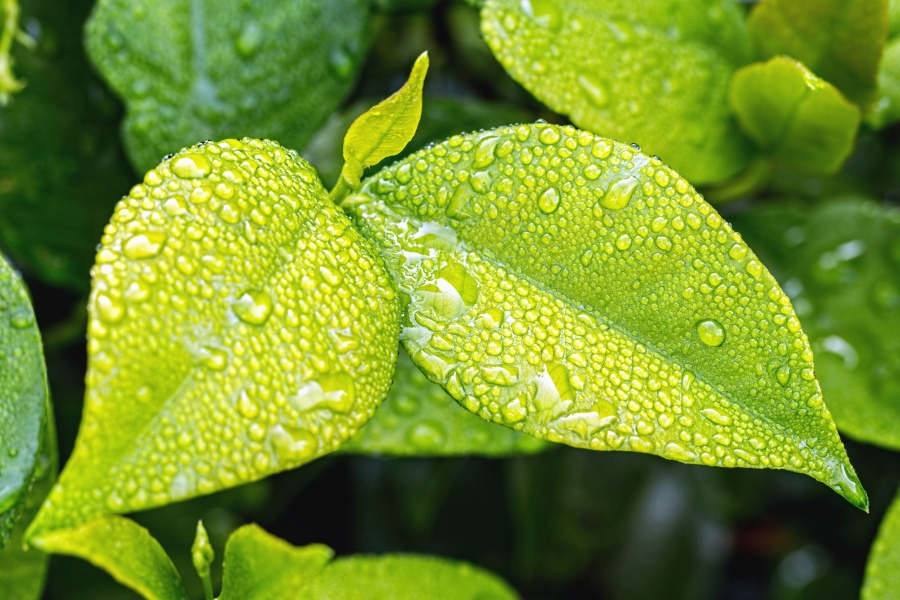
#> input picture inp.jpg, 900 x 600 px
$ python histogram_manual.py
#> lines starting #> are read from the running program, lines starting #| are printed output that depends on the picture
from PIL import Image
import matplotlib.pyplot as plt

# --- Histogram teks per‐channel ---
def tampilkan_histogram_teks_rgb(hists, judul):
    print(f"\n{judul}")
    print("Channel | Intensitas : Jumlah Piksel | Visualisasi")
    print("-" * 70)
    colors = {'R':'\033[31m', 'G':'\033[32m', 'B':'\033[34m'}  # ANSI merah/hijau/biru
    reset = '\033[0m'
    for ch, hist in hists.items():
        max_val = max(hist)
        print(f"{ch} channel:")
        for i in range(256):
            if hist[i] > 0:
                bar = '█' * int((hist[i] / max_val) * 40)
                print(f"  {str(i).rjust(3)} : {str(hist[i]).rjust(7)} | {colors[ch]}{bar}{reset}")
        print()

# --- Hitung histogram RGB ---
def hitung_histogram_rgb(img):
    w, h = img.size
    hists = {'R':[0]*256, 'G':[0]*256, 'B':[0]*256}
    for y in range(h):
        for x in range(w):
            r,g,b = img.getpixel((x,y))
            hists['R'][r] += 1
            hists['G'][g] += 1
            hists['B'][b] += 1
    return hists

# --- CDF per‐channel ---
def hitung_cdf(hist):
    cdf = [0]*256
    cdf[0] = hist[0]
    for i in range(1,256):
        cdf[i] = cdf[i-1] + hist[i]
    return cdf

# --- Equalization per channel ---
def equalize_rgb(img):
    w,h = img.size
    hists = hitung_histogram_rgb(img)
    cdfs = {ch: hitung_cdf(hists[ch]) for ch in hists}
    total = w*h
    eq_map = {}
    for ch in cdfs:
        cdf = cdfs[ch]
        cdf_min = min(val for val in cdf if val>0)
        eq_map[ch] = [ round((cdf[i]-cdf_min)/(total-cdf_min)*255) for i in range(256) ]

    out = Image.new('RGB', img.size)
    out_hists = {'R':[0]*256,'G':[0]*256,'B':[0]*256}
    for y in range(h):
        for x in range(w):
            r,g,b = img.getpixel((x,y))
            nr = eq_map['R'][r]
            ng = eq_map['G'][g]
            nb = eq_map['B'][b]
            out.putpixel((x,y), (nr,ng,nb))
            out_hists['R'][nr] += 1
            out_hists['G'][ng] += 1
            out_hists['B'][nb] += 1

    return out, out_hists

# --- Specification per channel (sumber→target) ---
def specify_rgb(src, tgt):
    w,h = src.size
    h_src = hitung_histogram_rgb(src)
    h_tgt = hitung_histogram_rgb(tgt)
    c_src = {ch: hitung_cdf(h_src[ch]) for ch in h_src}
    c_tgt = {ch: hitung_cdf(h_tgt[ch]) for ch in h_tgt}
    total_src = w*h
    total_tgt = tgt.size[0]*tgt.size[1]
    norm_src = {ch:[v/total_src for v in c_src[ch]] for ch in c_src}
    norm_tgt = {ch:[v/total_tgt for v in c_tgt[ch]] for ch in c_tgt}

    map_ch = {}
    for ch in norm_src:
        map_ch[ch] = []
        for i in range(256):
            tgt_idx = min(range(256), key=lambda j: abs(norm_src[ch][i] - norm_tgt[ch][j]))
            map_ch[ch].append(tgt_idx)

    out = Image.new('RGB', src.size)
    out_hists = {'R':[0]*256,'G':[0]*256,'B':[0]*256}
    for y in range(h):
        for x in range(w):
            r,g,b = src.getpixel((x,y))
            nr = map_ch['R'][r]
            ng = map_ch['G'][g]
            nb = map_ch['B'][b]
            out.putpixel((x,y),(nr,ng,nb))
            out_hists['R'][nr] += 1
            out_hists['G'][ng] += 1
            out_hists['B'][nb] += 1

    return out, out_hists

# --- Fungsi plot dengan matplotlib ---
def tampilkan_gambar_dan_histogram_rgb(img, hists, judul_gambar, judul_hist):
    plt.figure(figsize=(10,4))
    plt.subplot(1,2,1)
    plt.imshow(img)
    plt.title(judul_gambar)
    plt.axis('off')

    plt.subplot(1,2,2)
    xs = list(range(256))
    plt.bar(xs, hists['R'], color='r', alpha=0.6, label='R')
    plt.bar(xs, hists['G'], color='g', alpha=0.6, label='G')
    plt.bar(xs, hists['B'], color='b', alpha=0.6, label='B')
    plt.title(judul_hist)
    plt.xlabel('Intensitas')
    plt.ylabel('Jumlah Piksel')
    plt.legend()
    plt.tight_layout()
    plt.show()

# === MAIN ===
# 1) Buka gambar input dan gambar referensi (RGB)
input_img     = Image.open('inp.jpg').convert('RGB')
#> input_img is the input picture: PIL image 900x600 RGB; mean R, G, B 117.2, 145.3, 42.2
reference_img = Image.open('ref.jpeg').convert('RGB')
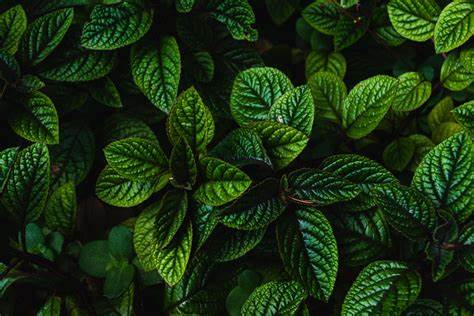
#> input picture ref.jpeg, 474 x 316 px
#> reference_img is the input picture: PIL image 474x316 RGB; mean R, G, B 26.8, 48.2, 17.8

# 2) Hitung & tampilkan histogram input
h_input = hitung_histogram_rgb(input_img)
#> after the loop in hitung_histogram_rgb, `for y in range(h):`: hists = 3 items
#> h_input = 3 items
tampilkan_histogram_teks_rgb(h_input, "Histogram Input (RGB)")
#> the loop in tampilkan_histogram_teks_rgb, `for ch, hist in hists.items():` made 3 passes
#> (ch, max_val) on passes 1 to 3: ('R', 8227), ('G', 4530), ('B', 37073)
#> (printed output is left out)
tampilkan_gambar_dan_histogram_rgb(input_img, h_input,
    "Gambar Input (RGB)", "Histogram Input")
#> in tampilkan_gambar_dan_histogram_rgb, `plt.show()`:
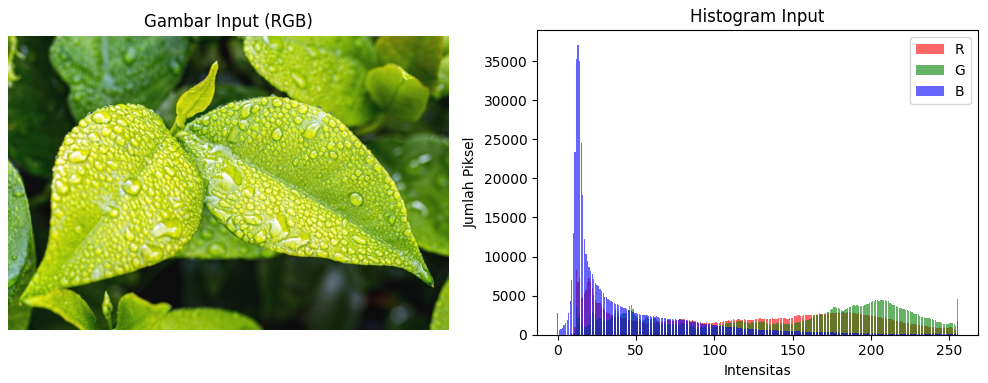
#> figure drawn by matplotlib, 2 panels; panel 2: tallest bar 8227 high, from x = 11.6 to 12.4; panel 2: tallest bar 4530 high, from x = 254.6 to 255.4; panel 2: tallest bar 37073 high, from x = 12.6 to 13.4

# 3) Equalization pada input
eq_img, h_eq = equalize_rgb(input_img)
#> after the loop in hitung_cdf, `for i in range(1,256):`: cdf = 256 values from 0 to 540000
#> in equalize_rgb, `cdfs = {ch: hitung_cdf(hists[ch]) for ch in hists}`: cdfs = 3 items
#> the loop in equalize_rgb, `for ch in cdfs:` made 3 passes
#> (ch, cdf_min) on passes 1 to 3: ('R', 1), ('G', 1), ('B', 2767)
#> in equalize_rgb, `out = Image.new('RGB', img.size)`: out: PIL image 900x600 RGB; every value is 0
#> after the loop in equalize_rgb, `for y in range(h):`:
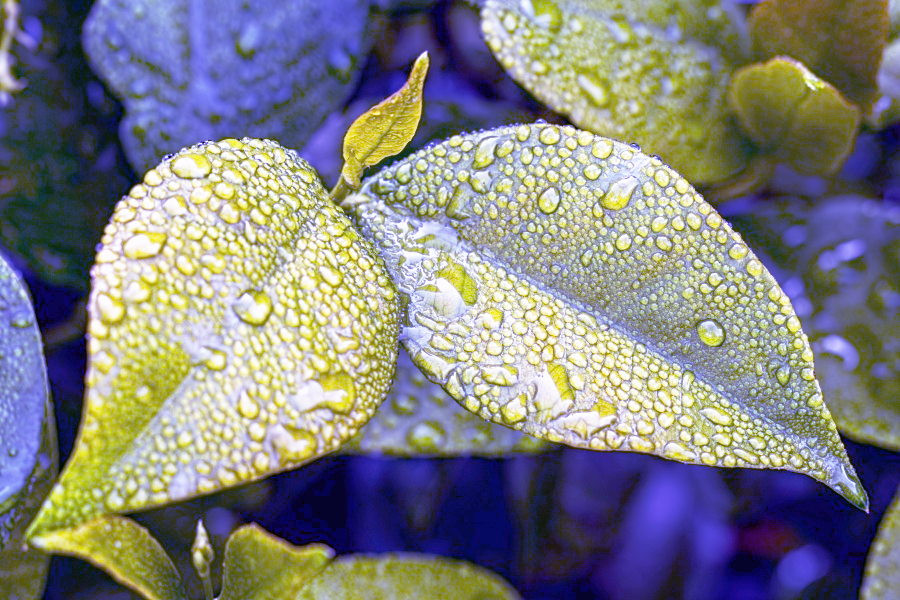
#> out: PIL image 900x600 RGB; mean R, G, B 128.2, 128.1, 129.9
#> h_eq = 3 items
tampilkan_histogram_teks_rgb(h_eq, "Histogram Setelah Equalization (RGB)")
#> the loop in tampilkan_histogram_teks_rgb (call 2), `for ch, hist in hists.items():` made 3 passes
eq_img.save("hasil_equalization_rgb.png")
tampilkan_gambar_dan_histogram_rgb(eq_img, h_eq,
    "Hasil Equalization RGB", "Histogram Equalization")
#> call 2 of tampilkan_gambar_dan_histogram_rgb, with judul_gambar = 'Hasil Equalization RGB', judul_hist = 'Histogram Equalization'
#> in tampilkan_gambar_dan_histogram_rgb (call 2), `plt.show()`:
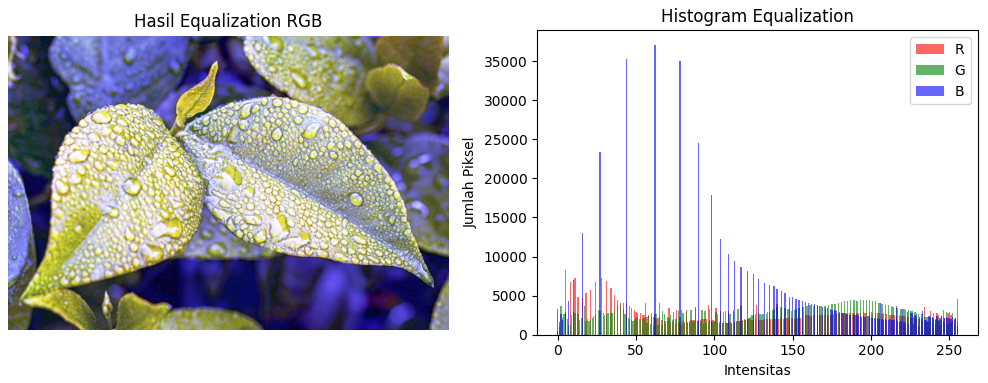
#> figure drawn by matplotlib, 2 panels; panel 2: tallest bar 8227 high, from x = 4.6 to 5.4; panel 2: tallest bar 4530 high, from x = 254.6 to 255.4; panel 2: tallest bar 37073 high, from x = 61.6 to 62.4

# 4) Specification: input → reference
sp_img, h_sp = specify_rgb(input_img, reference_img)
#> the loop in specify_rgb, `for ch in norm_src:` made 3 passes
#> ch on passes 1 to 3: 'R', 'G', 'B'
#> after the loop in specify_rgb, `for y in range(h):`:
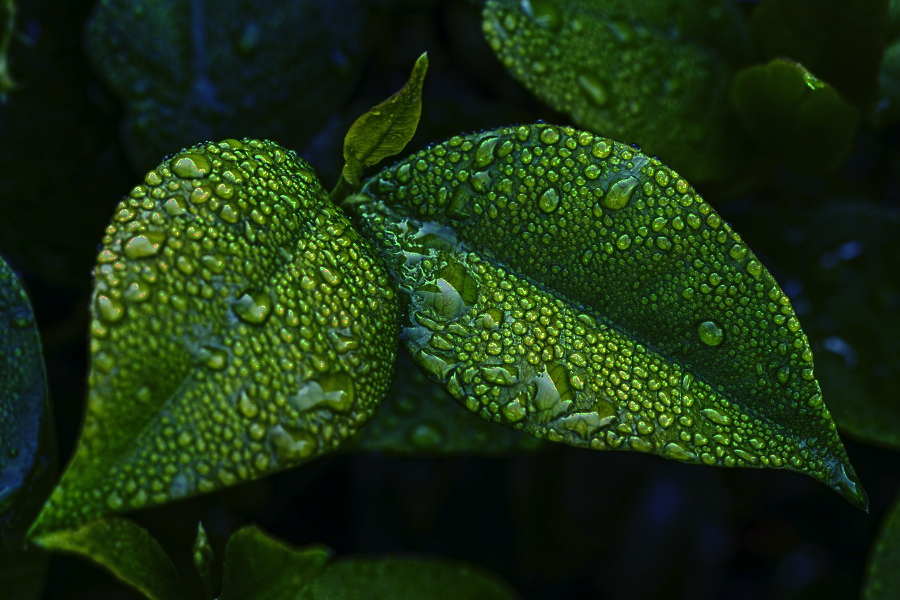
#> out: PIL image 900x600 RGB; mean R, G, B 26.8, 48.6, 17.7
#> h_sp = 3 items
tampilkan_histogram_teks_rgb(h_sp, "Histogram Setelah Specification (RGB)")
sp_img.save("hasil_specification_rgb.png")
tampilkan_gambar_dan_histogram_rgb(sp_img, h_sp,
    "Hasil Specification RGB", "Histogram Specification")
#> call 3 of tampilkan_gambar_dan_histogram_rgb, with judul_gambar = 'Hasil Specification RGB', judul_hist = 'Histogram Specification'
#> in tampilkan_gambar_dan_histogram_rgb (call 3), `plt.show()`:
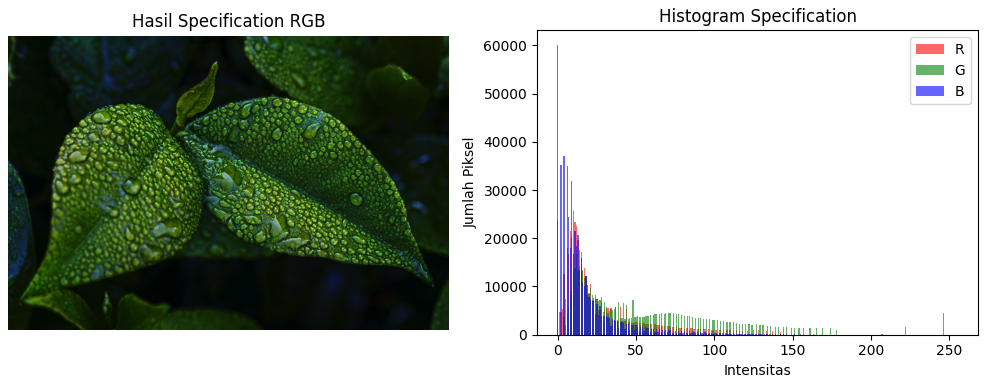
#> figure drawn by matplotlib, 2 panels; panel 2: tallest bar 25557 high, from x = 9.6 to 10.4; panel 2: tallest bar 16715 high, from x = 11.6 to 12.4; panel 2: tallest bar 60107 high, from x = -0.4 to 0.4

print("Selesai — file disimpan:\n"
      " - hasil_equalization_rgb.png\n"
      " - hasil_specification_rgb.png")
